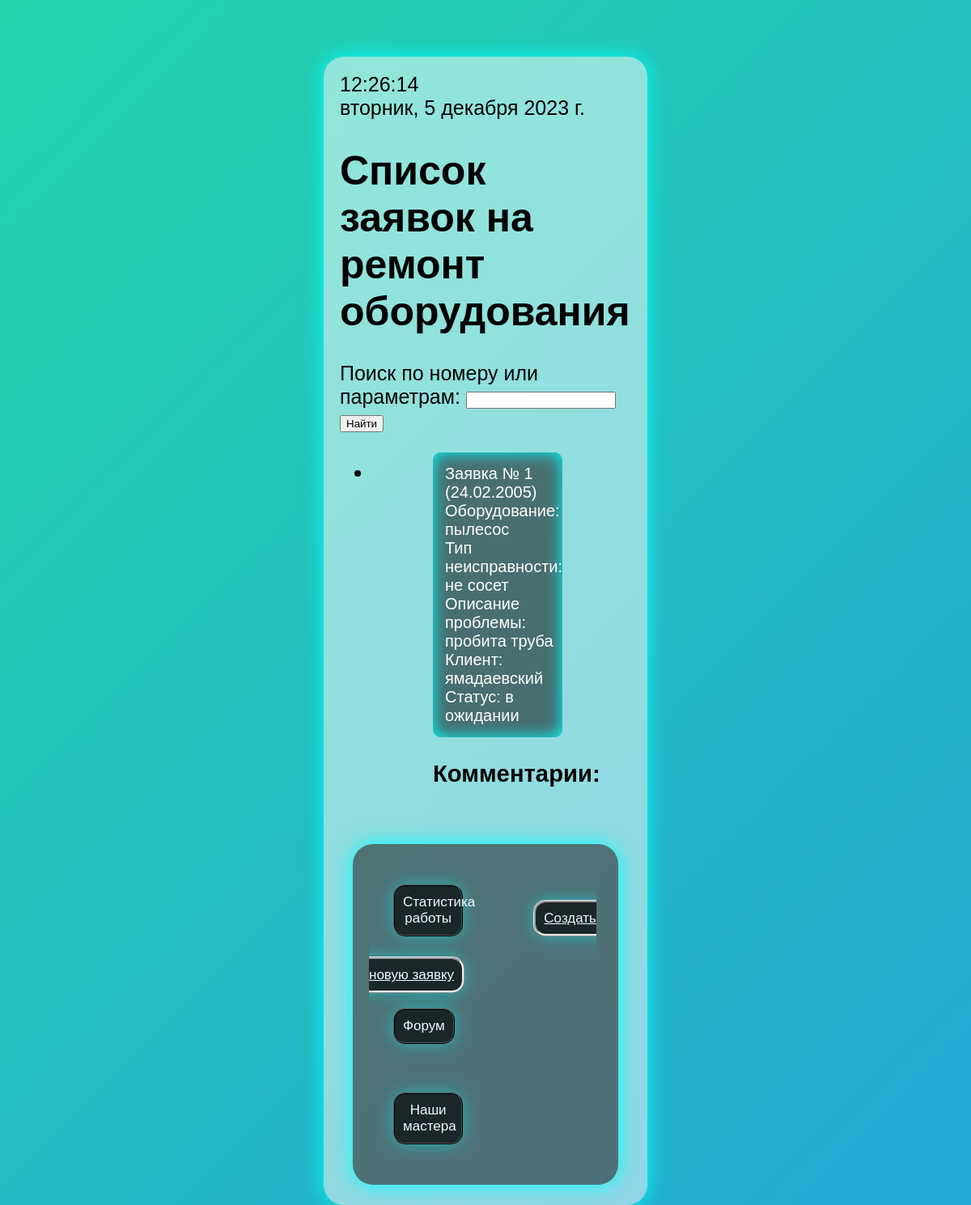
Screenshot of /search with the database file from the repository.
### database.py (models this page shows, shortened)
class EquipmentRequest(db.Model):
    id = db.Column(db.Integer, primary_key=True)
    request_number = db.Column(db.String(10), unique=True, nullable=False)
    request_date = db.Column(db.String(10), nullable=False)
    equipment_name = db.Column(db.String(255), nullable=False)
    fault_type = db.Column(db.String(255), nullable=False)
    description = db.Column(db.Text, nullable=False)
    client_name = db.Column(db.String(255), nullable=False)
    status = db.Column(db.String(20), nullable=False)
    assigned_to = db.Column(db.String(255), nullable=True)  # Изменим на nullable=True
    start_date = db.Column(db.DateTime)
    end_date = db.Column(db.DateTime)
    created_by = db.Column(db.String(50))
    comments = db.relationship('Comment', backref='request', lazy=True)

### app.py (the view)
@app.route('/search', methods=['GET', 'POST'])
def search():
    if request.method == 'POST':
        search_query = request.form['search_query']
        requests = EquipmentRequest.query.filter(
            (EquipmentRequest.request_number == search_query) |
            (EquipmentRequest.equipment_name.ilike(f"%{search_query}%")) |
            (EquipmentRequest.client_name.ilike(f"%{search_query}%"))
        ).all()
    else:
        requests = EquipmentRequest.query.all()
    return render_template('index.html', requests=requests)

### templates/index.html (shortened to what this page needs)
<!DOCTYPE html>
<html lang="en">
<head>
    <link rel="stylesheet" type="text/css" href="{{ url_for('static', filename='style1.css') }}">
</head>
<body>
    <div id="vertical-center">
        <div class="times">
            <div id="current-time"></div>
            <div id="current-date"></div>
    <form method="POST" action="/search">
        <h1>Список заявок на ремонт оборудования</h1>
        <label for="search_query">Поиск по номеру или параметрам:</label>
        <input type="text" name="search_query">
        <input type="submit" value="Найти">
    </form>
    </div>
    <ul>
        {% for request in requests %}
            <li id="request-item">
                <div id="request-details">
                    Заявка № {{ request.request_number }} ({{ request.request_date }})<br>
                    Оборудование: {{ request.equipment_name }}<br>
                    Тип неисправности: {{ request.fault_type }}<br>
                    Описание проблемы: {{ request.description }}<br>
                    Клиент: {{ request.client_name }}<br>
                    Статус: {{ request.status }}<br>
                    <br>
                </div>
                <div id="comment-section">
                    <h3>Комментарии:</h3>
                </div>
            </li>
        {% endfor %}
    </ul>
    <form method="POST">
        <div id="button-container">
            <button type="button" onclick="location.href='http://127.0.0.1:5000/statistics'" id = "buttons">Статистика работы</button>
            <a type="button" href='/create_request' id = "buttons" >Создать новую заявку</a>
            <button type="button" onclick="location.href='http://127.0.0.1:5000/create_review'" id = "buttons" >Форум</button>
            <button type="button" onclick="location.href='http://127.0.0.1:5000/create_masters'" id = "buttons" >Наши мастера</button>
        </div>
    </form>
</body>
</html>

### static/style1.css (style rules this page uses)
body { font-family:Arial, Helvetica, sans-serif; padding: 0; margin: 0; background: linear-gradient(-45deg, #ee7752, #e73c7e, #23a6d5, #23d5ab); background-size: 400% 400%; animation: gradient 15s ease infinite; height: 100vh; }
#vertical-center { align-items: center; padding:20px ; background-color: rgba(255, 255, 255, 0.5); font-size: 25px; margin: 70px auto 5px; margin-left: auto; margin-right: auto; max-width: 30%; border-radius: 25px; box-shadow: 0 0 25px aqua }
#request-details { font-size: 20px; list-style-type: none; display: flex; justify-content: space-between; align-items: center; margin: 20px 0; padding: 15px; background-color: rgba(0, 0, 0, 0.5); border-radius: 10px; color: white; max-width: 80%; margin: 20px 85px 5px 75px; box-shadow: inset 0 0 20px aqua; flex: 1; border-collapse: collapse; overflow: hidden; }
#button-container { align-items: center; padding:20px ; background-color: rgba(13, 11, 11, 0.5); font-size: 25px; margin: 70px auto 5px; margin-left: auto; margin-right: auto; max-width: 80%; border-radius: 25px; box-shadow: 0 0 25px aqua; }
#buttons { font-size: 17px; color: aliceblue; background-color: rgba(0, 0, 0, 0.667); padding: 10px; margin:40px 50px 30px 0px; margin-left: 30px; margin-top: 30px; border-radius:15px; border-style: ridge; box-shadow: 0 0 20px rgba(0, 255, 255, 0.463); max-width: 30%; border-style: ridge; }
#comment-section { margin: 20px 85px 5px 75px; }

### rows the page displays
EquipmentRequest: request_number "1", request_date "24.02.2005", equipment_name "пылесос", fault_type "не сосет", description "пробита труба", client_name "ямадаевский", status "в ожидании"
